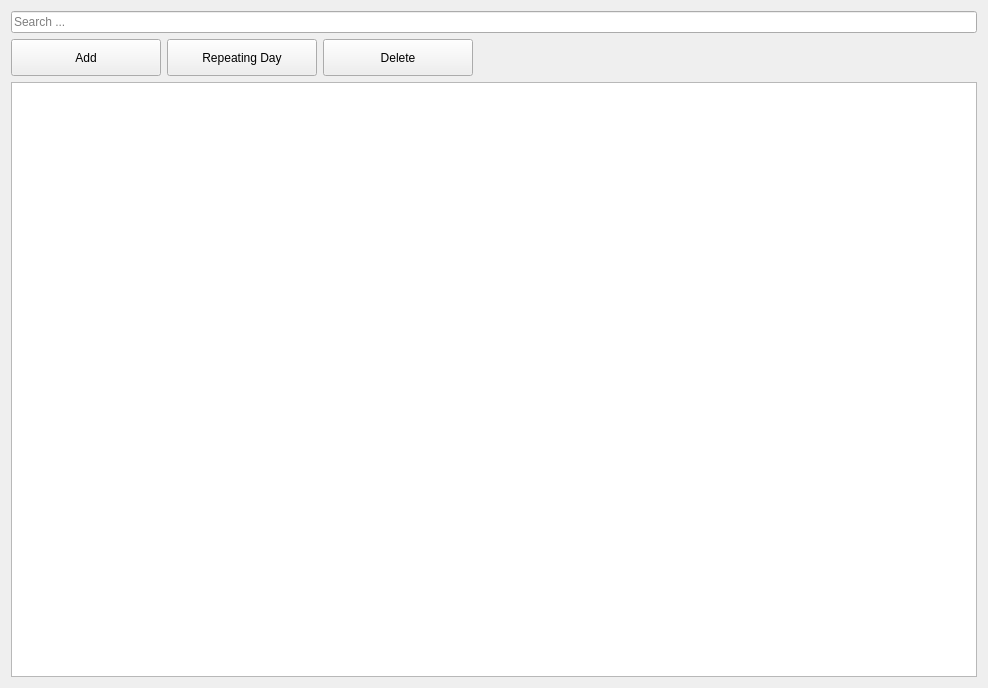
<?xml version="1.0" encoding="UTF-8"?>
<ui version="4.0">
 <class>offPeriodView</class>
 <widget class="QWidget" name="offPeriodView">
  <property name="geometry">
   <rect>
    <x>0</x>
    <y>0</y>
    <width>988</width>
    <height>688</height>
   </rect>
  </property>
  <property name="sizePolicy">
   <sizepolicy hsizetype="Expanding" vsizetype="Expanding">
    <horstretch>0</horstretch>
    <verstretch>0</verstretch>
   </sizepolicy>
  </property>
  <property name="windowTitle">
   <string>Form</string>
  </property>
  <layout class="QHBoxLayout" name="horizontalLayout" stretch="3">
   <item>
    <layout class="QVBoxLayout" name="layout" stretch="3,0,0">
     <item>
      <widget class="QLineEdit" name="searchLine">
       <property name="placeholderText">
        <string>Search ...</string>
       </property>
      </widget>
     </item>
     <item>
      <layout class="QHBoxLayout" name="buttonLayout">
       <item>
        <widget class="QPushButton" name="addButton">
         <property name="minimumSize">
          <size>
           <width>150</width>
           <height>37</height>
          </size>
         </property>
         <property name="text">
          <string>Add</string>
         </property>
        </widget>
       </item>
       <item>
        <widget class="QPushButton" name="repeatingButton">
         <property name="minimumSize">
          <size>
           <width>150</width>
           <height>37</height>
          </size>
         </property>
         <property name="text">
          <string>Repeating Day</string>
         </property>
        </widget>
       </item>
       <item>
        <widget class="QPushButton" name="deleteButton">
         <property name="minimumSize">
          <size>
           <width>150</width>
           <height>37</height>
          </size>
         </property>
         <property name="text">
          <string>Delete</string>
         </property>
        </widget>
       </item>
       <item>
        <spacer name="horizontalSpacer">
         <property name="orientation">
          <enum>Qt::Horizontal</enum>
         </property>
         <property name="sizeHint" stdset="0">
          <size>
           <width>40</width>
           <height>20</height>
          </size>
         </property>
        </spacer>
       </item>
      </layout>
     </item>
     <item>
      <widget class="QTableView" name="table"/>
     </item>
    </layout>
   </item>
  </layout>
 </widget>
 <resources/>
 <connections/>
</ui>
